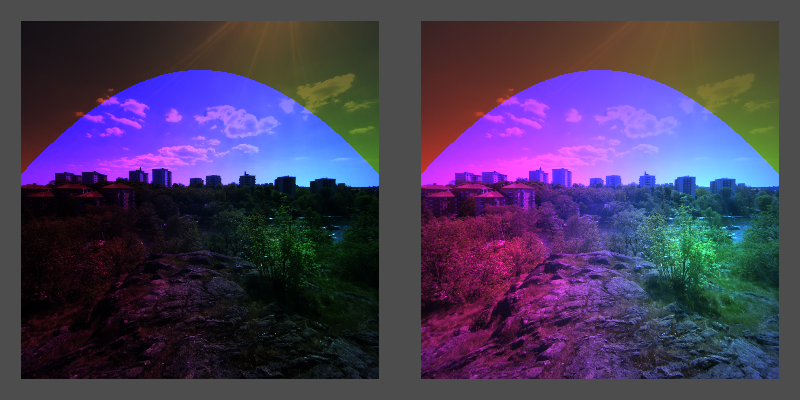

Python code for this plot:
#!/usr/bin/env python

# Demonstrate sRGB color space comparison with two viewports and positional lights.

import vtkmodules.vtkInteractionStyle  # noqa: F401
import vtkmodules.vtkRenderingOpenGL2  # noqa: F401

import os

from vtkmodules.vtkFiltersSources import vtkPlaneSource
from vtkmodules.vtkIOImage import vtkJPEGReader
from vtkmodules.vtkRenderingCore import (
    vtkActor,
    vtkLight,
    vtkPolyDataMapper,
    vtkRenderWindow,
    vtkRenderWindowInteractor,
    vtkRenderer,
    vtkTexture,
)

data_dir = os.environ.get("VPE_DATA_DIR", os.path.dirname(os.path.abspath(__file__)))

# Shared image reader and plane source
img_reader = vtkJPEGReader()
img_reader.SetFileName(os.path.join(data_dir, "skybox", "posz.jpg"))

plane = vtkPlaneSource()

# Viewport 0: sRGB on (left)
light_0_r = vtkLight()
light_0_r.SetLightTypeToSceneLight()
light_0_r.SetPosition(-1.73, -1.0, 2.0)
light_0_r.PositionalOn()
light_0_r.SetConeAngle(90)
light_0_r.SetAttenuationValues(0, 1.0, 0)
light_0_r.SetColor(4, 0, 0)
light_0_r.SetExponent(0)

light_0_g = vtkLight()
light_0_g.SetLightTypeToSceneLight()
light_0_g.SetPosition(1.73, -1.0, 2.0)
light_0_g.PositionalOn()
light_0_g.SetConeAngle(90)
light_0_g.SetAttenuationValues(0, 0, 1.0)
light_0_g.SetColor(0, 6, 0)
light_0_g.SetExponent(0)

light_0_b = vtkLight()
light_0_b.SetLightTypeToSceneLight()
light_0_b.SetPosition(0.0, 2.0, 2.0)
light_0_b.PositionalOn()
light_0_b.SetConeAngle(50)
light_0_b.SetColor(0, 0, 4)
light_0_b.SetAttenuationValues(1.0, 0.0, 0.0)
light_0_b.SetExponent(0)

texture_0 = vtkTexture()
texture_0.InterpolateOn()
texture_0.RepeatOff()
texture_0.EdgeClampOn()
texture_0.SetUseSRGBColorSpace(True)
texture_0.SetInputConnection(img_reader.GetOutputPort())

mapper_0 = vtkPolyDataMapper()
mapper_0.SetInputConnection(plane.GetOutputPort())

actor_0 = vtkActor()
actor_0.SetScale(6.0, 6.0, 6.0)
actor_0.GetProperty().SetSpecular(0.2)
actor_0.GetProperty().SetSpecularPower(20)
actor_0.GetProperty().SetDiffuse(0.9)
actor_0.GetProperty().SetAmbient(0.2)
actor_0.SetTexture(texture_0)
actor_0.SetMapper(mapper_0)

renderer_0 = vtkRenderer()
renderer_0.SetViewport(0.0, 0.0, 0.5, 1.0)
renderer_0.SetBackground(0.3, 0.3, 0.3)
renderer_0.AddActor(actor_0)

# Viewport 1: sRGB off (right)
light_1_r = vtkLight()
light_1_r.SetLightTypeToSceneLight()
light_1_r.SetPosition(-1.73, -1.0, 2.0)
light_1_r.PositionalOn()
light_1_r.SetConeAngle(90)
light_1_r.SetAttenuationValues(0, 1.0, 0)
light_1_r.SetColor(4, 0, 0)
light_1_r.SetExponent(0)

light_1_g = vtkLight()
light_1_g.SetLightTypeToSceneLight()
light_1_g.SetPosition(1.73, -1.0, 2.0)
light_1_g.PositionalOn()
light_1_g.SetConeAngle(90)
light_1_g.SetAttenuationValues(0, 0, 1.0)
light_1_g.SetColor(0, 6, 0)
light_1_g.SetExponent(0)

light_1_b = vtkLight()
light_1_b.SetLightTypeToSceneLight()
light_1_b.SetPosition(0.0, 2.0, 2.0)
light_1_b.PositionalOn()
light_1_b.SetConeAngle(50)
light_1_b.SetColor(0, 0, 4)
light_1_b.SetAttenuationValues(1.0, 0.0, 0.0)
light_1_b.SetExponent(0)

texture_1 = vtkTexture()
texture_1.InterpolateOn()
texture_1.RepeatOff()
texture_1.EdgeClampOn()
texture_1.SetUseSRGBColorSpace(False)
texture_1.SetInputConnection(img_reader.GetOutputPort())

mapper_1 = vtkPolyDataMapper()
mapper_1.SetInputConnection(plane.GetOutputPort())

actor_1 = vtkActor()
actor_1.SetScale(6.0, 6.0, 6.0)
actor_1.GetProperty().SetSpecular(0.2)
actor_1.GetProperty().SetSpecularPower(20)
actor_1.GetProperty().SetDiffuse(0.9)
actor_1.GetProperty().SetAmbient(0.2)
actor_1.SetTexture(texture_1)
actor_1.SetMapper(mapper_1)

renderer_1 = vtkRenderer()
renderer_1.SetViewport(0.5, 0.0, 1.0, 1.0)
renderer_1.SetBackground(0.3, 0.3, 0.3)
renderer_1.AddActor(actor_1)

render_window = vtkRenderWindow()
render_window.SetSize(800, 400)
render_window.AddRenderer(renderer_0)
render_window.AddRenderer(renderer_1)
render_window.SetWindowName("srgb")

interactor = vtkRenderWindowInteractor()
interactor.SetRenderWindow(render_window)

# Scene
renderer_0.AddLight(light_0_r)
renderer_0.AddLight(light_0_g)
renderer_0.AddLight(light_0_b)
renderer_0.ResetCamera()
renderer_0.GetActiveCamera().Zoom(1.3)
renderer_0.ResetCameraClippingRange()

renderer_1.AddLight(light_1_r)
renderer_1.AddLight(light_1_g)
renderer_1.AddLight(light_1_b)
renderer_1.ResetCamera()
renderer_1.GetActiveCamera().Zoom(1.3)
renderer_1.ResetCameraClippingRange()

interactor.Initialize()
interactor.Start()
